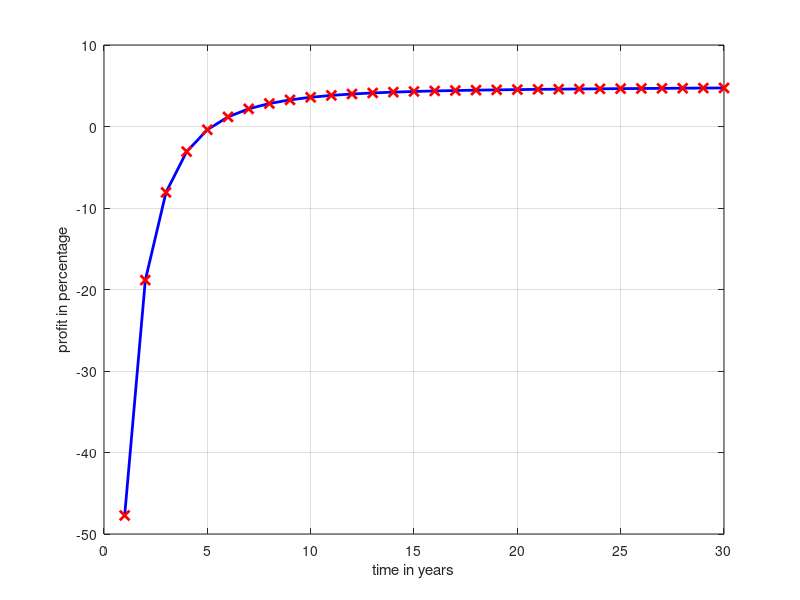

Reproduce this figure in MATLAB.
clear all; close all; clc;
purchase_price = 900e3;
down_payment = 180e3;
beginning_principal = purchase_price - down_payment;
real_estate_appr = 1.09; %percentage
loan_rate = 4; %percentage
inflation = 1.0225;
N = 30;
M = 30; % selling after M years; M <= N
misc_costs_per_year = 7e3;
property_tax_base = .012 * purchase_price;
property_tax_rate_increase = 1.01; %per year
insurance_cost_per_year = 1e3;
r = loan_rate / 12 / 100;
emi = (r * beginning_principal)/(1 - (1 + r)^-(N*12));
closing_cost = 1.06;
profit_percentage = zeros(1, M);
for I = 1:M
    property_tax_Iyears = property_tax_base * (property_tax_rate_increase^I - 1)/(property_tax_rate_increase - 1);
    principal_after_Iyears = beginning_principal * (1 + r)^(I * 12) - emi*((1 + r)^(I * 12) - 1)/(1 + r - 1);
    %total_payment = emi * 12 * I;
    inflation_adjustment = (inflation^I - 1)/(inflation - 1);
    total_payment_inflation_adjusted = emi * 12 * inflation_adjustment;
    total_payment = total_payment_inflation_adjusted;
    total_interest_paid = total_payment - (beginning_principal - principal_after_Iyears);

    sale_price = purchase_price * real_estate_appr^I;
    profit = sale_price * (2 - closing_cost);
    actual_profit = profit - principal_after_Iyears;
    actual_investment = down_payment * inflation^M + total_payment + property_tax_Iyears + (misc_costs_per_year + insurance_cost_per_year) * inflation_adjustment;
    profit_percentage(I) = ((actual_profit / actual_investment) ^ (1/I) - 1) * 100;
end
plot(1:M, profit_percentage, '-bx','LineWidth',2,...
    'MarkerSize',7,...
    'MarkerEdgeColor','r');
ylabel('profit in percentage');
xlabel('time in years');
grid on;
